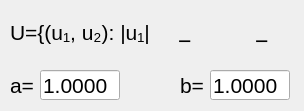
        <widget class="QWidget" name="tab_9">
         <attribute name="title">
          <string>Прямоугольник/отрезок</string>
         </attribute>
         <widget class="QLabel" name="label_U">
          <property name="geometry">
           <rect>
            <x>10</x>
            <y>20</y>
            <width>282</width>
            <height>25</height>
           </rect>
          </property>
          <property name="font">
           <font>
            <pointsize>16</pointsize>
           </font>
          </property>
          <property name="text">
           <string>U={(u₁, u₂): |u₁|&lt;a, |u₂|&lt;b}</string>
          </property>
         </widget>
         <widget class="QWidget" name="layoutWidget_10">
          <property name="geometry">
           <rect>
            <x>180</x>
            <y>70</y>
            <width>115</width>
            <height>32</height>
           </rect>
          </property>
          <layout class="QFormLayout" name="formLayout_14">
           <item row="0" column="0">
            <widget class="QLabel" name="label_b">
             <property name="font">
              <font>
               <pointsize>16</pointsize>
              </font>
             </property>
             <property name="text">
              <string>b=</string>
             </property>
            </widget>
           </item>
           <item row="0" column="1">
            <widget class="QLineEdit" name="lineEdit_b">
             <property name="maximumSize">
              <size>
               <width>80</width>
               <height>30</height>
              </size>
             </property>
             <property name="font">
              <font>
               <pointsize>16</pointsize>
              </font>
             </property>
             <property name="text">
              <string>1.0000</string>
             </property>
            </widget>
           </item>
          </layout>
         </widget>
         <widget class="QWidget" name="layoutWidget_11">
          <property name="geometry">
           <rect>
            <x>10</x>
            <y>70</y>
            <width>114</width>
            <height>32</height>
           </rect>
          </property>
          <layout class="QFormLayout" name="formLayout_24">
           <item row="0" column="0">
            <widget class="QLabel" name="label_a">
             <property name="font">
              <font>
               <pointsize>16</pointsize>
              </font>
             </property>
             <property name="text">
              <string>a=</string>
             </property>
            </widget>
           </item>
           <item row="0" column="1">
            <widget class="QLineEdit" name="lineEdit_a">
             <property name="maximumSize">
              <size>
               <width>80</width>
               <height>30</height>
              </size>
             </property>
             <property name="font">
              <font>
               <pointsize>16</pointsize>
              </font>
             </property>
             <property name="text">
              <string>1.0000</string>
             </property>
            </widget>
           </item>
          </layout>
         </widget>
         <widget class="QLabel" name="label_19">
          <property name="geometry">
           <rect>
            <x>178</x>
            <y>21</y>
            <width>23</width>
            <height>39</height>
           </rect>
          </property>
          <property name="font">
           <font>
            <pointsize>17</pointsize>
           </font>
          </property>
          <property name="text">
           <string>−</string>
          </property>
         </widget>
         <widget class="QLabel" name="label_20">
          <property name="geometry">
           <rect>
            <x>255</x>
            <y>21</y>
            <width>23</width>
            <height>39</height>
           </rect>
          </property>
          <property name="font">
           <font>
            <pointsize>17</pointsize>
           </font>
          </property>
          <property name="text">
           <string>−</string>
          </property>
         </widget>
        </widget>
